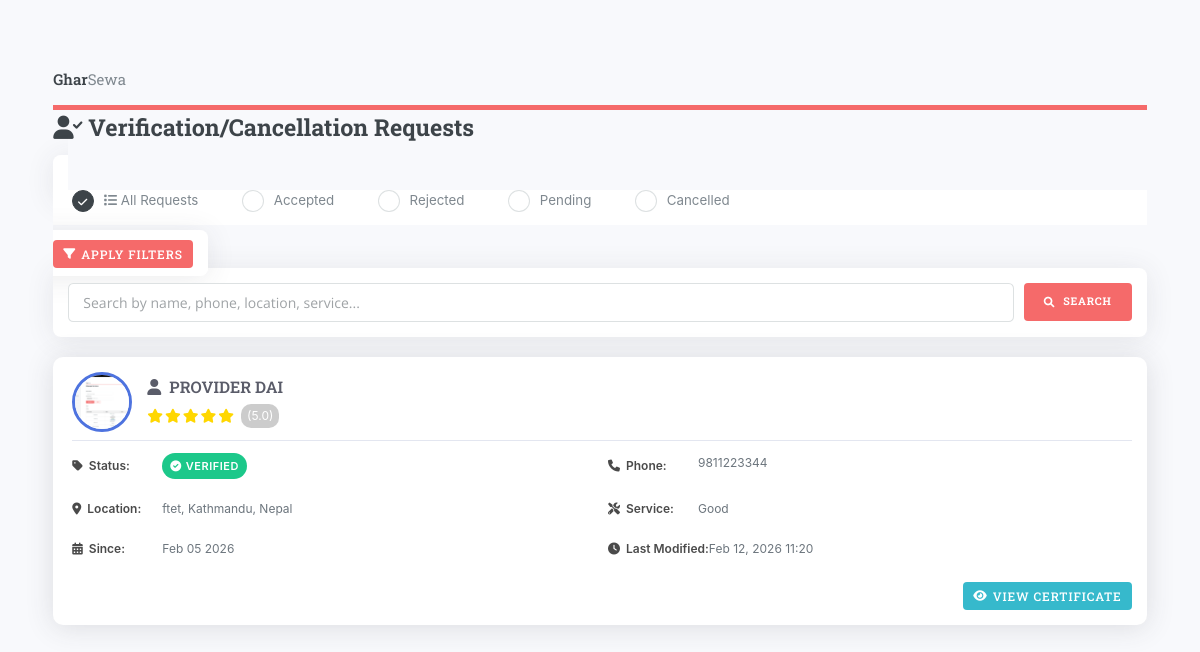
The page /view_arequest.php (signed in) on the database its author committed.
### tables this page shows
CREATE TABLE `verification_request` (
  `vrid` int(11) NOT NULL,
  `service_id` int(11) NOT NULL,
  `provider_id` int(11) NOT NULL,
  `specification` varchar(255) DEFAULT NULL,
  `estd_date` date DEFAULT NULL,
  `certificate_pic` varchar(255) DEFAULT NULL,
  `status` tinyint(4) NOT NULL DEFAULT 0,
  `read_status` tinyint(1) NOT NULL DEFAULT 0,
  `read_status_a` tinyint(1) NOT NULL DEFAULT 0,
  `msg` varchar(255) NOT NULL DEFAULT 'New verification request submitted',
  `msga` varchar(255) NOT NULL DEFAULT 'You have a new verification request',
  `last_modified` timestamp NOT NULL DEFAULT current_timestamp() ON UPDATE current_timestamp()
);

CREATE TABLE `provider` (
  `pid` int(11) NOT NULL,
  `fname` varchar(50) NOT NULL,
  `mname` varchar(50) DEFAULT NULL,
  `lname` varchar(50) NOT NULL,
  `dob` date DEFAULT NULL,
  `gender` enum('Male','Female','Other') DEFAULT 'Male',
  `country` varchar(50) DEFAULT NULL,
  `state` varchar(50) DEFAULT NULL,
  `city` varchar(50) DEFAULT NULL,
  `address` text DEFAULT NULL,
  `phnno` varchar(20) DEFAULT NULL,
  `email` varchar(100) NOT NULL,
  `photo` varchar(255) DEFAULT NULL,
  `average_rating` decimal(2,1) DEFAULT 0.0,
  `created_at` timestamp NOT NULL DEFAULT current_timestamp(),
  `password` varchar(255) NOT NULL,
  `wallet` decimal(10,2) NOT NULL DEFAULT 0.00,
  `rating_count` int(11) NOT NULL DEFAULT 0
);

### view_arequest.php (the view, shortened to what this page needs)
<?php
$con = mysqli_connect("localhost", "root", "", "homeservice");
if (isset($_POST['sbbtn']) && isset($_POST['rp1'])) {
    $status_filter = $_POST['rp1'];
    $_SESSION['verification_filter'] = $status_filter;
    header("Location: view_arequest.php");
    exit();
} elseif (isset($_GET['clear_filters'])) {
    unset($_SESSION['verification_filter']);
    header("Location: view_arequest.php");
    exit();
} elseif (isset($_SESSION['verification_filter'])) {
    $status_filter = $_SESSION['verification_filter'];
} else {
    $status_filter = '';
}
$query = "SELECT p.fname, p.mname, p.lname, p.phnno, p.country, p.state, p.city, p.address,
            p.photo, p.average_rating,
            vr.specification, vr.estd_date, vr.certificate_pic, vr.status, vr.vrid, vr.read_status_a,
            vr.msga, vr.last_modified, vr.provider_id
            FROM provider p
            JOIN verification_request vr ON p.pid = vr.provider_id
            JOIN services s ON vr.service_id = s.sid";
if ($status_filter !== '') {
    $query .= " WHERE vr.status = ?";
    $query .= " ORDER BY vr.last_modified DESC";
    $stmt = $con->prepare($query);
    $stmt->bind_param("i", $status_filter);
} else {
    $query .= " ORDER BY vr.last_modified DESC";
    $stmt = $con->prepare($query);
}
$stmt->execute();
$result = $stmt->get_result();
?>
<!DOCTYPE HTML>
<html>
<head>
    <link rel="stylesheet" href="assets/css/main.css" />
    <link rel="stylesheet" href="https://cdnjs.cloudflare.com/ajax/libs/font-awesome/6.0.0/css/all.min.css" />
</head>
<body class="is-preload">
    <div id="wrapper">
        <div id="main">
            <div class="inner">
                <header id="header">
                    <a href="view_arequest.php" class="logo"><strong>Ghar</strong>Sewa</a>
                </header>
                <header class="main">
                    <h2><i class="fas fa-user-check"></i> Verification/Cancellation Requests</h2>
                </header>
                <form method="post" action="view_arequest.php" class="filter-form">
                    <div class="radio-group">
                        <div class="radio-option">
                            <label for="all" style="display: inline; font-weight: normal;"><i class="fas fa-list"></i> All Requests</label>
                        </div>
                        <div class="radio-option">
                            <label for="rp1" style="display: inline; font-weight: normal;"> Accepted</label>
                        </div>
                        <div class="radio-option">
                            <label for="rp2" style="display: inline; font-weight: normal;"> Rejected</label>
                        </div>
                        <div class="radio-option">
                            <label for="rp3" style="display: inline; font-weight: normal;"> Pending</label>
                        </div>
                        <div class="radio-option">
                            <label for="rp4" style="display: inline; font-weight: normal;"> Cancelled</label>
                        </div>
                    </div>
                    <button type="submit" name="sbbtn" class="button primary"><i class="fas fa-filter"></i> Apply Filters</button>
                </form>
                <div class="search-bar">
                    <input type="text" class="search-input" id="globalSearch" placeholder="Search by name, phone, location, service...">
                    <button class="search-button primary" id="searchBtn">
                        <i class="fas fa-search"></i> Search
                    </button>
                </div>
                <div class="requests-container" id="requestsContainer">
                    <?php if ($result->num_rows > 0) : ?>
                        <?php while ($row = $result->fetch_assoc()) : ?>
                            <div class="request-card">
                                <div class="card-header">
                                    <img src="<?php echo htmlspecialchars($row['photo'] ? 'uploads/' . $row['photo'] : 'https://via.placeholder.com/60'); ?>"
                                         alt="User Avatar" class="user-avatar"
                                         onclick="openImageModal('<?php echo htmlspecialchars($row['photo'] ? 'uploads/' . $row['photo'] : 'https://via.placeholder.com/150'); ?>')">
                                    <div>
                                        <h3>
                                            <i class="fas fa-user"></i>
                                            <?php echo htmlspecialchars(strtoupper($row['fname'] . ' ' . $row['mname'] . ' ' . $row['lname'])); ?>
                                        </h3>
                                        <?php if ($row['average_rating'] !== null) : ?>
                                            <div class="star-rating">
                                                <?php
                                                $rating = $row['average_rating'];
                                                $fullStars = floor($rating);
                                                for ($i = 0; $i < $fullStars; $i++) {
                                                    echo '<i class="fas fa-star"></i>';
                                                }
                                                ?>
                                                <span class="rating-value">(<?php echo number_format($rating, 1); ?>)</span>
                                            </div>
                                        <?php endif; ?>
                                    </div>
                                </div>
                                <div class="card-content">
                                    <div class="detail-row">
                                        <span class="detail-label"><i class="fas fa-tag"></i> Status:</span>
                                        <span class="detail-value">
                                            <?php if ($row['status'] == 0) : ?>
                                                <span class="status-badge status-pending"><i class="fas fa-clock"></i> Pending</span>
                                            <?php elseif ($row['status'] == 1) : ?>
                                                <span class="status-badge status-accepted"><i class="fas fa-check-circle"></i> Verified</span>
                                            <?php elseif ($row['status'] == 2) : ?>
                                                <span class="status-badge status-rejected"><i class="fas fa-times-circle"></i> Rejected</span>
                                            <?php else : ?>
                                                <span class="status-badge status-cancelled"><i class="fas fa-ban"></i> Cancelled</span>
                                            <?php endif; ?>
                                        </span>
                                    </div>
                                    <div class="detail-row">
                                        <span class="detail-label"><i class="fas fa-phone"></i> Phone:</span>
                                        <span class="detail-value"><?php echo htmlspecialchars($row['phnno']); ?></span>
                                    </div>
                                    <div class="detail-row">
                                        <span class="detail-label"><i class="fas fa-map-marker-alt"></i> Location:</span>
                                        <span class="detail-value"><?php echo htmlspecialchars($row['address'] . ', '.$row['city'] . ', ' . $row['country']); ?></span>
                                    </div>
                                    <div class="detail-row">
                                        <span class="detail-label"><i class="fas fa-tools"></i> Service:</span>
                                        <span class="detail-value"><?php echo htmlspecialchars($row['specification']); ?></span>
                                    </div>
                                    <div class="detail-row">
                                        <span class="detail-label"><i class="fas fa-calendar-alt"></i> Since:</span>
                                        <span class="detail-value"><?php echo date('M d Y', strtotime($row['estd_date'])); ?></span>
                                    </div>
                                    <div class="detail-row">
                                        <span class="detail-label"><i class="fas fa-clock"></i> Last Modified:</span>
                                        <span class="detail-value"><?php echo date('M j, Y H:i', strtotime($row['last_modified'])); ?></span>
                                    </div>
                                </div>
                                <div class="action-buttons">
                                    <a href="<?php echo htmlspecialchars($row['certificate_pic']); ?>"
                                        target="_blank" class="button view button primary">
                                        <i class="fas fa-eye"></i> View Certificate
                                    </a>
                                </div>
                            </div>
                        <?php endwhile; ?>
                    <?php endif; ?>
                </div>
            </div>
        </div>
    </div>
</body>
</html>

### view_arequest.php (style rules this page uses)
:root { --primary-color: #4e73df; --success-color: #1cc88a; --danger-color: #e74a3b; --warning-color: #f6c23e; --info-color: #36b9cc; --dark-color: #5a5c69; --light-color: #f8f9fc; }
body { background-color: #f8f9fc; font-family: 'Nunito', -apple-system, BlinkMacSystemFont, 'Segoe UI', Roboto, 'Helvetica Neue', Arial, sans-serif; }
.filter-form { background-color: white; padding: 15px; border-radius: 8px; margin-bottom: 20px; box-shadow: 0 0.15rem 1.75rem 0 rgba(58, 59, 69, 0.1); }
.search-bar { background-color: white; padding: 15px; border-radius: 8px; margin-bottom: 20px; box-shadow: 0 0.15rem 1.75rem 0 rgba(58, 59, 69, 0.1); display: flex; gap: 10px; }
.search-input { flex: 1; padding: 10px 15px; border: 1px solid #ddd; border-radius: 4px; font-size: 14px; }
.search-button { padding: 10px 20px; background: var(--primary-color); color: white; border: none; border-radius: 4px; cursor: pointer; display: inline-flex; align-items: center; gap: 8px; }
.radio-group { display: flex; gap: 15px; margin-bottom: 15px; flex-wrap: wrap; background-color: white; }
.radio-option { display: flex; align-items: center; gap: 5px; background-color: white; }
.requests-container { display: flex; flex-direction: column; gap: 15px; margin: 20px 0; }
.request-card { background: white; border-radius: 10px; box-shadow: 0 0.15rem 1.75rem 0 rgba(58, 59, 69, 0.15); padding: 15px; position: relative; transition: all 0.2s ease; width: 100%; border-left: 4px solid transparent; }
.status-badge { padding: 4px 8px; border-radius: 20px; font-size: 11px; font-weight: 600; color: white; text-transform: uppercase; letter-spacing: 0.5px; display: inline-flex; align-items: center; gap: 4px; }
.status-accepted { background-color: var(--success-color); }
.card-header { margin-bottom: 12px; padding-bottom: 8px; border-bottom: 1px solid #e3e6f0; display: flex; align-items: center; gap: 15px; }
.card-header h3 { margin: 0; color: var(--dark-color); font-size: 16px; font-weight: 600; display: flex; align-items: center; gap: 8px; }
.user-avatar { width: 60px; height: 60px; border-radius: 50%; object-fit: cover; border: 3px solid var(--primary-color); cursor: pointer; transition: transform 0.3s ease; }
.card-content { display: grid; grid-template-columns: 1fr 1fr; gap: 12px; font-size: 13px; }
.detail-row { display: flex; margin-bottom: 8px; }
.detail-label { font-weight: 600; color: #4a4a4a; min-width: 90px; font-size: 12px; display: flex; align-items: center; gap: 6px; }
.detail-value { color: #6c757d; flex: 1; word-break: break-word; font-size: 12px; }
.star-rating { display: inline-flex; align-items: center; margin-top: 5px; }
.star-rating i { color: #FFD700; font-size: 14px; margin-right: 2px; }
.rating-value { font-size: 12px; margin-left: 5px; color: #fff; background: rgba(0,0,0,0.2); padding: 2px 6px; border-radius: 10px; }
.action-buttons { display: flex; gap: 10px; margin-top: 15px; justify-content: flex-end; flex-wrap: wrap; }
.button { padding: 5px 10px; font-size: 12px; font-weight: 500; display: inline-flex; align-items: center; gap: 5px; border-radius: 4px; cursor: pointer; transition: all 0.2s; border: none; text-decoration: none; height: 28px; line-height: 1; }
.button.view { background: var(--info-color); color: white; }
form { margin: 0; padding: 0; display: inline; }

### rows shown on the page
verification_request: provider.photo (picture), provider.lname "PROVIDER DAI", provider.average_rating "5.0", status 1 (drawn), provider.phnno "9811223344", provider.country "ftet, Kathmandu, Nepal", specification "Good", estd_date "Feb 05 2026", last_modified "Feb 12, 2026 11:20"
